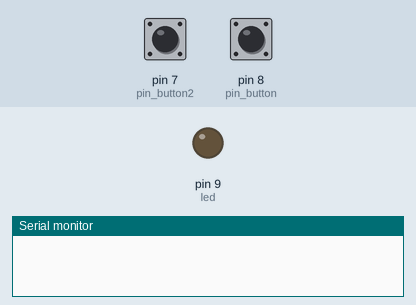
Bench run of a sketch on a simulated Arduino Uno, built with avr-gcc and run on an emulated ATmega328P. Shown: output pins drawn as LEDs (lit = HIGH), the last lines printed to the serial monitor. Dashed ring = blinking. The test bench sets the inputs (shaded band); at power-on: pin 7 (pin_button2) HIGH, pin 8 (pin_button) HIGH.

Above: at 1.2 s.
1.3 s: pin 7 (pin_button2) pulled LOW for 0.15 s
At 1.55 s:
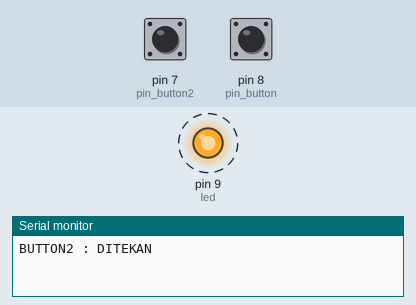
4.3 s: pin 7 (pin_button2) pulled LOW for 3.2 s
At 8.8 s:
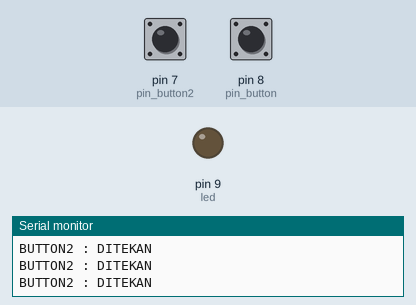
9.0 s: pin 8 (pin_button) pulled LOW for 0.15 s
At 9.5 s:
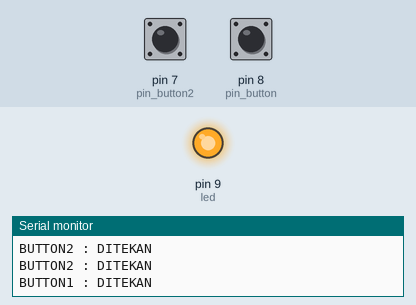
Timing chart, 0 to 13.5 s (numbered marks = the images above; inputs shaded):
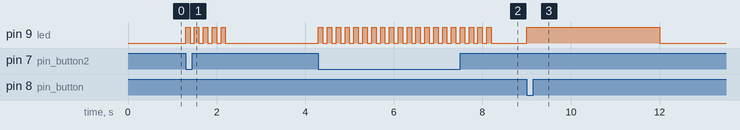

Measured:
- after the input at 1.3 s, pin 9 (led): alternates HIGH for 0.10 s and LOW for 0.10 s, 10 changes in all, then stays LOW, starting at once
- after the input at 4.3 s, pin 9 (led): alternates HIGH for 0.10 s and LOW for 0.10 s, 40 changes in all, then stays LOW, starting at once
- after the input at 9.0 s, pin 9 (led): LOW → HIGH at once, → LOW 3.0 s later

The sketch:

Kesimpulan151022.ino
```cpp
#define pin_button 8 //pengenalan pin button 1
#define pin_button2 7 //pengenalan pin button 2

//membaca button
#define ditekan digitalRead(pin_button)
#define ditekan2 digitalRead(pin_button2)

//Pengenaan Pin Led
#define led 9

void setup() {
//Mengenalkan Button Sebagai komponen Input
pinMode(pin_button, INPUT_PULLUP);
pinMode(pin_button2, INPUT_PULLUP);

//Mengatur Frekuensi Serial Monitor 9600
Serial.begin(9600);

//Mengenalkan Led Sebagai komponen OUTPUT
pinMode(led, OUTPUT);
}

void loop() {
//jika button 1 ditekan
if (!ditekan) {
Serial.println("BUTTON1 : DITEKAN");
digitalWrite(led, HIGH);
delay(3000);
}

//Jika button 2 ditekan
else if (!ditekan2) {
Serial.println("BUTTON2 : DITEKAN");
digitalWrite(led, HIGH);
delay(100);
digitalWrite(led, LOW);
delay(100);
digitalWrite(led, HIGH);
delay(100);
digitalWrite(led, LOW);
delay(100);
digitalWrite(led, HIGH);
delay(100);
digitalWrite(led, LOW);
delay(100);
digitalWrite(led, HIGH);
delay(100);
digitalWrite(led, LOW);
delay(100);
digitalWrite(led, HIGH);
delay(100);
digitalWrite(led, LOW);
delay(100);
digitalWrite(led, HIGH);
}

//Jika Semua Button Tidak di tekan
else {
  digitalWrite(led, LOW);
}

}
```
